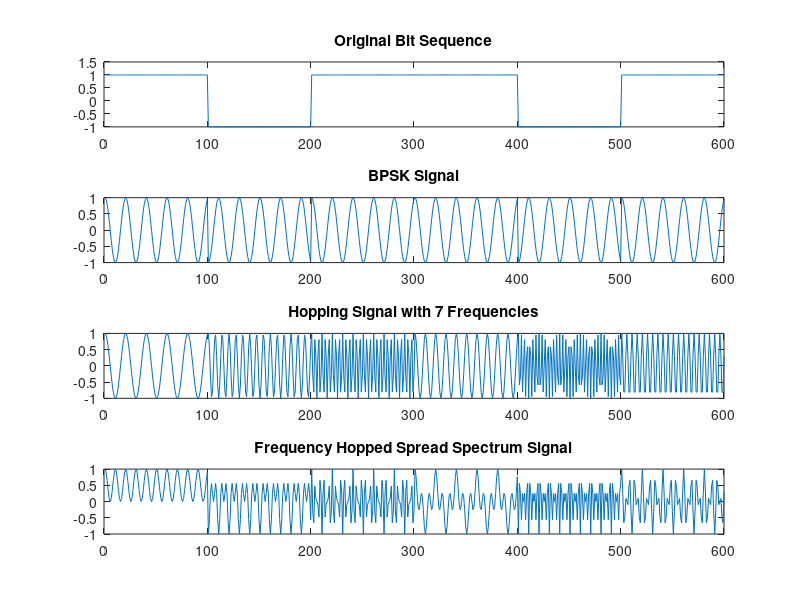

This figure's MATLAB source:
%FHSS>>>>>>>>>>>>>>>>>>>>>>>>
clc;
clear;
close all;

data=[1 0 1 1 0 1];
hop=[1 3 6 2 7 4];
F=[5 10 15 20 25 30 35];

N=100;
t= 0 : 1/N : 1-1/N;

d=2*data-1;
D=repelem(d,N);

carrier=repmat(cos(2*pi*5*t),1,length(data));
bpsk=D.*carrier;

hc=[];

for k=1:length(data)
    c=cos(2*pi*F(hop(k))*t);
    hc=[hc c];
end

fhss=bpsk.*hc;

subplot(4,1,1)
plot(D)
title('Original Bit Sequence')
ylim([-1 1.5]);

subplot(4,1,2)
plot(bpsk)
title('BPSK Signal')

subplot(4,1,3)
plot(hc)
title('Hopping Signal with 7 Frequencies')

subplot(4,1,4)
plot(fhss)
title('Frequency Hopped Spread Spectrum Signal')
